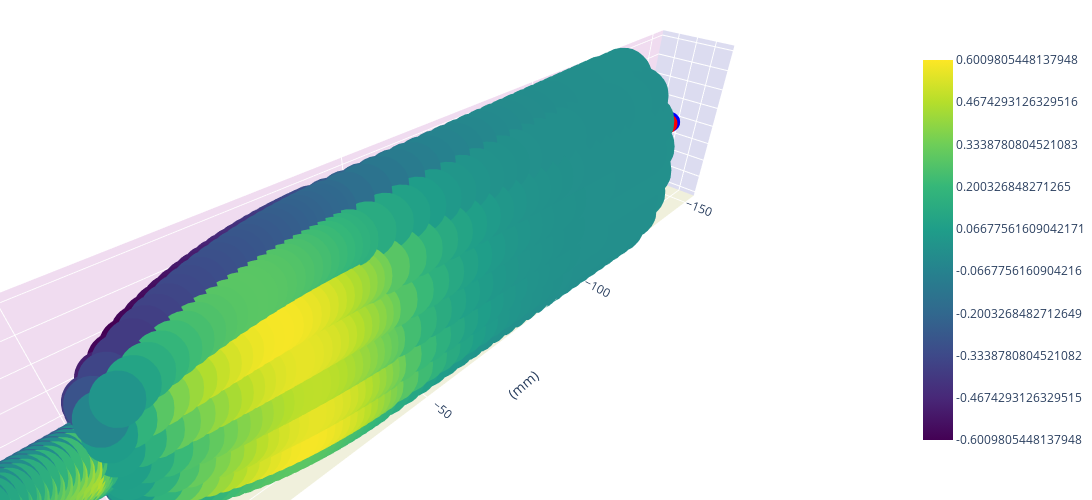

Notebook code for this chart:
### Code cell
fig = fish_obj.visualize_scatter(
    intensity=selected_response.flatten(),
    show_normals=0,
    show_point_currents=7,
    units_prefix="m",
    xaxis_title="",
    yaxis_title="",
    zaxis_title="",
    marker_alpha=1,
    marker_size=20,
    fig_width=2000,
    fig_height=500,
)

### Figure 1 — Plotly figure (JSON) as saved in the notebook; plotly's stock layout.template omitted (floating-point values rounded to 4 significant figures; data arrays with more than 128 entries replaced by an {"elided": "..."} marker saying what was removed)
{"data": [{"marker": {"color": [0.01, 0.01, 0.01, 0.01, 0.01, 0.01, 0.01, 0.01, 0.01, 0.01, 0.01, 0.01, 0.01, 0.01, 0.01, 0.01, 0.01, 0.01, 0.01, 0.01, 0.01, 0.01, 0.01, 0.01, 0.01, 0.01, 0.01, 0.01, 0.01, 0.01, 0.01, 0.01, 0.01, 0.01, 0.01, 0.01, 0.01, 0.01, 0.01, 0.01, 0.01, 0.01, 0.01, 0.01, 0.01, 0.01, 0.01, 0.01, 0.01, 0.01, 0.01, 0.01, 0.01, 0.01, 0.01, 0.01, 0.01, 0.01, 0.01, 0.01, 0.01, 0.01, 0.01, 0.01, 0.01, 0.01, 0.01, 0.01, 0.01, 0.01, 0.01, 0.01, 0.01, 0.01, 0.01, 0.01, 0.01, 0.01, 0.01, 0.01, 0.01, 0.01, 0.01, 0.01, 0.01, 0.01, 0.01, 0.01, 0.01, 0.01, 0.01, 0.01, 0.01, 0.01, 0.01, 0.01, 0.01, 0.01, 0.01, 0.01, -1], "colorscale": [[0, "rgb(0,0,255)"], [1, "rgb(255,0,0)"]], "opacity": 1, "size": 7}, "mode": "markers", "showlegend": false, "type": "scatter3d", "x": [-4.5, -5.955, -7.41, -8.865, -10.32, -11.78, -13.23, -14.69, -16.14, -17.59, -19.05, -20.5, -21.96, -23.41, -24.87, -26.32, -27.78, -29.24, -30.69, -32.15, -33.6, -35.05, -36.51, -37.96, -39.42, -40.87, -42.33, -43.79, -45.24, -46.7, -48.15, -49.61, -51.06, -52.52, -53.97, -55.43, -56.88, -58.33, -59.79, -61.24, -62.7, -64.16, -65.61, -67.06, -68.52, -69.97, -71.43, -72.89, -74.34, -75.8, -77.25, -78.7, -80.16, -81.61, -83.07, -84.53, -85.98, -87.44, -88.89, -90.34, -91.8, -93.26, -94.71, -96.16, -97.62, -99.07, -100.5, -102.0, -103.4, -104.9, -106.3, -107.8, -109.3, -110.7, -112.2, -113.6, -115.1, -116.5, -118.0, -119.4, -120.9, -122.4, -123.8, -125.3, -126.7, -128.2, -129.6, -131.1, -132.5, -134.0, -135.4, -136.9, -138.4, -139.8, -141.3, -142.7, -144.2, -145.6, -147.1, -148.5, -150], "y": [0, 0, 0, 0, 0, 0, 0, 0, 0, 0, 0, 0, 0, 0, 0, 0, 0, 0, 0, 0, 0, 0, 0, 0, 0, 0, 0, 0, 0, 0, 0, 0, 0, 0, 0, 0, 0, 0, 0, 0, 0, 0, 0, 0, 0, 0, 0, 0, 0, 0, 0, 0, 0, 0, 0, 0, 0, 0, 0, 0, 0, 0, 0, 0, 0, 0, 0, 0, 0, 0, 0, 0, 0, 0, 0, 0, 0, 0, 0, 0, 0, 0, 0, 0, 0, 0, 0, 0, 0, 0, 0, 0, 0, 0, 0, 0, 0, 0, 0, 0, 0], "z": [0, 0, 0, 0, 0, 0, 0, 0, 0, 0, 0, 0, 0, 0, 0, 0, 0, 0, 0, 0, 0, 0, 0, 0, 0, 0, 0, 0, 0, 0, 0, 0, 0, 0, 0, 0, 0, 0, 0, 0, 0, 0, 0, 0, 0, 0, 0, 0, 0, 0, 0, 0, 0, 0, 0, 0, 0, 0, 0, 0, 0, 0, 0, 0, 0, 0, 0, 0, 0, 0, 0, 0, 0, 0, 0, 0, 0, 0, 0, 0, 0, 0, 0, 0, 0, 0, 0, 0, 0, 0, 0, 0, 0, 0, 0, 0, 0, 0, 0, 0, 0]}, {"marker": {"cmax": 1, "cmin": 0, "color": {"elided": "1200 float values"}, "colorbar": {"len": 0.8, "tickmode": "array", "ticktext": [-0.601, -0.4674, -0.3339, -0.2003, -0.06678, 0.06678, 0.2003, 0.3339, 0.4674, 0.601], "tickvals": [0, 0.1111, 0.2222, 0.3333, 0.4444, 0.5556, 0.6667, 0.7778, 0.8889, 1]}, "colorscale": [[0, "#440154"], [0.1111, "#482878"], [0.2222, "#3e4989"], [0.3333, "#31688e"], [0.4444, "#26828e"], [0.5556, "#1f9e89"], [0.6667, "#35b779"], [0.7778, "#6ece58"], [0.8889, "#b5de2b"], [1, "#fde725"]], "opacity": 1, "size": 20}, "mode": "markers", "showlegend": false, "type": "scatter3d", "x": {"elided": "1200 float values"}, "y": {"elided": "1200 float values"}, "z": {"elided": "1200 float values"}}], "layout": {"height": 500, "margin": {"b": 0, "l": 0, "r": 0, "t": 0}, "scene": {"aspectmode": "data", "xaxis": {"backgroundcolor": "rgb(220, 220, 240)", "gridcolor": "white", "showbackground": true, "title": {"text": " (mm)"}, "zerolinecolor": "white"}, "yaxis": {"backgroundcolor": "rgb(240, 220, 240)", "gridcolor": "white", "showbackground": true, "title": {"text": " (mm)"}, "zerolinecolor": "white"}, "zaxis": {"backgroundcolor": "rgb(240, 240, 220)", "gridcolor": "white", "showbackground": true, "title": {"text": " (mm)"}, "zerolinecolor": "white"}}, "width": 2000}}
